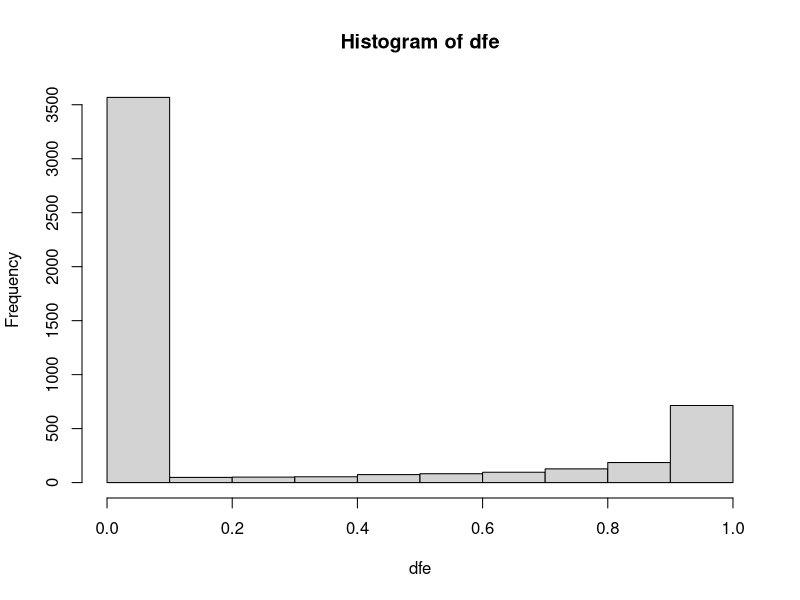

Reproduce this figure in R.
# The purpose of this code is to compare the impact of
# achiasmatic meiosis on fusions of large or small autosomes
# with sex chromosomes we will build a canonically inspired
# model where the sex chromosome has an SDL and the autosomes have 
# SA loci

#  sex chromosome         autosome 1         autosome 2
#  1-12(PAR) SDL 14-25    26-35 SA 37-50     51-60 SA 62-100
#

# SDL 0=X 1=Y
# SA 0=female benefit; 1=male benefit
# All other loci are general fitness loci with values from 0-1
# reflecting their fitness. Fitness will be multiplicative

# genotype at SA    male      female
#  00                1-s      1
#  01                1-.5s    1-.5s
#  11                1        1-s
#

# for all models females will recombine on all chromosomes
# for achiasmatic model males will have no recombination on
# any chromosomes but females will recombine as normal
# males that are chiasmatic will recombine only in the PAR 
# region on the sex chromosome.



# variables
# s: the selection coefficient for SA .5
# dfe: vector of selection coefficients for general fitness loci
# gen: number of generations to run
# iter: number of trials to use
# 

# 1 make random starting genomes

# 2 assess fitness

# 3 pick parents

# 4 make gametes

# 5 lay down mutations
dfe <- rgamma(5000, shape = .28, scale=113)
# values less than -1 are not meaningful
dfe[dfe>1] <- 1
dfe <- 1-dfe
hist(dfe)
# 6 make next gen

# 7 return to step 2


